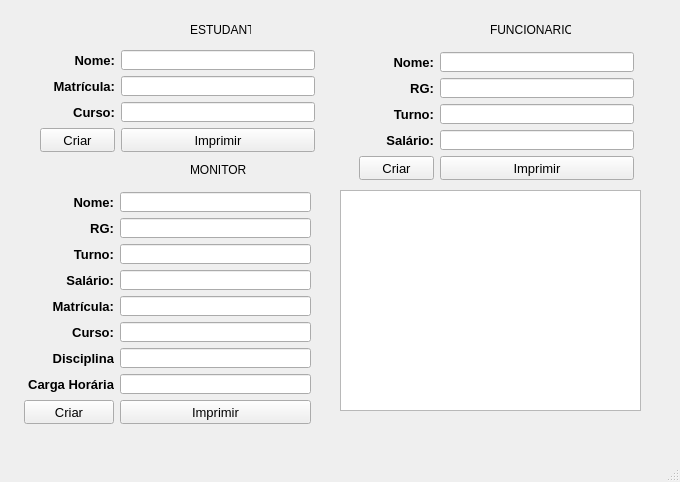
<?xml version="1.0" encoding="UTF-8"?>
<ui version="4.0">
 <class>MainWindow</class>
 <widget class="QMainWindow" name="MainWindow">
  <property name="geometry">
   <rect>
    <x>0</x>
    <y>0</y>
    <width>680</width>
    <height>482</height>
   </rect>
  </property>
  <property name="windowTitle">
   <string>MainWindow</string>
  </property>
  <widget class="QWidget" name="centralwidget">
   <widget class="QTextBrowser" name="saida">
    <property name="geometry">
     <rect>
      <x>340</x>
      <y>190</y>
      <width>301</width>
      <height>221</height>
     </rect>
    </property>
    <property name="font">
     <font>
      <pointsize>10</pointsize>
     </font>
    </property>
   </widget>
   <widget class="QLineEdit" name="monitorSalario">
    <property name="geometry">
     <rect>
      <x>120</x>
      <y>270</y>
      <width>191</width>
      <height>20</height>
     </rect>
    </property>
   </widget>
   <widget class="QLabel" name="label_17">
    <property name="geometry">
     <rect>
      <x>24</x>
      <y>374</y>
      <width>90</width>
      <height>20</height>
     </rect>
    </property>
    <property name="font">
     <font>
      <pointsize>10</pointsize>
      <weight>75</weight>
      <bold>true</bold>
     </font>
    </property>
    <property name="text">
     <string>Carga Horária</string>
    </property>
    <property name="alignment">
     <set>Qt::AlignRight|Qt::AlignTrailing|Qt::AlignVCenter</set>
    </property>
   </widget>
   <widget class="QLineEdit" name="monitorCarga">
    <property name="geometry">
     <rect>
      <x>120</x>
      <y>374</y>
      <width>191</width>
      <height>20</height>
     </rect>
    </property>
   </widget>
   <widget class="QLabel" name="label_12">
    <property name="geometry">
     <rect>
      <x>24</x>
      <y>296</y>
      <width>90</width>
      <height>20</height>
     </rect>
    </property>
    <property name="font">
     <font>
      <pointsize>10</pointsize>
      <weight>75</weight>
      <bold>true</bold>
     </font>
    </property>
    <property name="text">
     <string>Matrícula:</string>
    </property>
    <property name="alignment">
     <set>Qt::AlignRight|Qt::AlignTrailing|Qt::AlignVCenter</set>
    </property>
   </widget>
   <widget class="QLineEdit" name="monitorMatricula">
    <property name="geometry">
     <rect>
      <x>120</x>
      <y>296</y>
      <width>191</width>
      <height>20</height>
     </rect>
    </property>
   </widget>
   <widget class="QLineEdit" name="monitorNome">
    <property name="geometry">
     <rect>
      <x>120</x>
      <y>192</y>
      <width>191</width>
      <height>20</height>
     </rect>
    </property>
   </widget>
   <widget class="QLabel" name="label_15">
    <property name="geometry">
     <rect>
      <x>24</x>
      <y>270</y>
      <width>90</width>
      <height>20</height>
     </rect>
    </property>
    <property name="font">
     <font>
      <pointsize>10</pointsize>
      <weight>75</weight>
      <bold>true</bold>
     </font>
    </property>
    <property name="text">
     <string>Salário:</string>
    </property>
    <property name="alignment">
     <set>Qt::AlignRight|Qt::AlignTrailing|Qt::AlignVCenter</set>
    </property>
   </widget>
   <widget class="QLineEdit" name="monitorDisciplina">
    <property name="geometry">
     <rect>
      <x>120</x>
      <y>348</y>
      <width>191</width>
      <height>20</height>
     </rect>
    </property>
   </widget>
   <widget class="QLineEdit" name="monitorTurno">
    <property name="geometry">
     <rect>
      <x>120</x>
      <y>244</y>
      <width>191</width>
      <height>20</height>
     </rect>
    </property>
   </widget>
   <widget class="QLabel" name="label_11">
    <property name="geometry">
     <rect>
      <x>24</x>
      <y>322</y>
      <width>90</width>
      <height>20</height>
     </rect>
    </property>
    <property name="font">
     <font>
      <pointsize>10</pointsize>
      <weight>75</weight>
      <bold>true</bold>
     </font>
    </property>
    <property name="text">
     <string>Curso:</string>
    </property>
    <property name="alignment">
     <set>Qt::AlignRight|Qt::AlignTrailing|Qt::AlignVCenter</set>
    </property>
   </widget>
   <widget class="QLabel" name="label_10">
    <property name="geometry">
     <rect>
      <x>24</x>
      <y>192</y>
      <width>90</width>
      <height>20</height>
     </rect>
    </property>
    <property name="font">
     <font>
      <pointsize>10</pointsize>
      <weight>75</weight>
      <bold>true</bold>
     </font>
    </property>
    <property name="text">
     <string>Nome:</string>
    </property>
    <property name="alignment">
     <set>Qt::AlignRight|Qt::AlignTrailing|Qt::AlignVCenter</set>
    </property>
   </widget>
   <widget class="QLabel" name="label_14">
    <property name="geometry">
     <rect>
      <x>24</x>
      <y>244</y>
      <width>90</width>
      <height>20</height>
     </rect>
    </property>
    <property name="font">
     <font>
      <pointsize>10</pointsize>
      <weight>75</weight>
      <bold>true</bold>
     </font>
    </property>
    <property name="text">
     <string>Turno:</string>
    </property>
    <property name="alignment">
     <set>Qt::AlignRight|Qt::AlignTrailing|Qt::AlignVCenter</set>
    </property>
   </widget>
   <widget class="QLabel" name="label_18">
    <property name="geometry">
     <rect>
      <x>24</x>
      <y>348</y>
      <width>90</width>
      <height>20</height>
     </rect>
    </property>
    <property name="font">
     <font>
      <pointsize>10</pointsize>
      <weight>75</weight>
      <bold>true</bold>
     </font>
    </property>
    <property name="text">
     <string>Disciplina</string>
    </property>
    <property name="alignment">
     <set>Qt::AlignRight|Qt::AlignTrailing|Qt::AlignVCenter</set>
    </property>
   </widget>
   <widget class="QLineEdit" name="monitorRG">
    <property name="geometry">
     <rect>
      <x>120</x>
      <y>218</y>
      <width>191</width>
      <height>20</height>
     </rect>
    </property>
   </widget>
   <widget class="QLabel" name="label_13">
    <property name="geometry">
     <rect>
      <x>24</x>
      <y>218</y>
      <width>90</width>
      <height>20</height>
     </rect>
    </property>
    <property name="font">
     <font>
      <pointsize>10</pointsize>
      <weight>75</weight>
      <bold>true</bold>
     </font>
    </property>
    <property name="text">
     <string>RG:</string>
    </property>
    <property name="alignment">
     <set>Qt::AlignRight|Qt::AlignTrailing|Qt::AlignVCenter</set>
    </property>
   </widget>
   <widget class="QPushButton" name="monitorCriar">
    <property name="geometry">
     <rect>
      <x>24</x>
      <y>400</y>
      <width>90</width>
      <height>24</height>
     </rect>
    </property>
    <property name="font">
     <font>
      <pointsize>10</pointsize>
     </font>
    </property>
    <property name="text">
     <string>Criar</string>
    </property>
   </widget>
   <widget class="QLineEdit" name="monitorCurso">
    <property name="geometry">
     <rect>
      <x>120</x>
      <y>322</y>
      <width>191</width>
      <height>20</height>
     </rect>
    </property>
   </widget>
   <widget class="QPushButton" name="monitorIImprirmir">
    <property name="geometry">
     <rect>
      <x>120</x>
      <y>400</y>
      <width>191</width>
      <height>24</height>
     </rect>
    </property>
    <property name="font">
     <font>
      <pointsize>10</pointsize>
     </font>
    </property>
    <property name="text">
     <string>Imprimir</string>
    </property>
   </widget>
   <widget class="QLabel" name="label_7">
    <property name="geometry">
     <rect>
      <x>190</x>
      <y>160</y>
      <width>61</width>
      <height>20</height>
     </rect>
    </property>
    <property name="text">
     <string>MONITOR</string>
    </property>
   </widget>
   <widget class="QLabel" name="label_8">
    <property name="geometry">
     <rect>
      <x>359</x>
      <y>130</y>
      <width>75</width>
      <height>20</height>
     </rect>
    </property>
    <property name="font">
     <font>
      <pointsize>10</pointsize>
      <weight>75</weight>
      <bold>true</bold>
     </font>
    </property>
    <property name="text">
     <string>Salário:</string>
    </property>
    <property name="alignment">
     <set>Qt::AlignRight|Qt::AlignTrailing|Qt::AlignVCenter</set>
    </property>
   </widget>
   <widget class="QPushButton" name="funcionarioImprimir">
    <property name="geometry">
     <rect>
      <x>440</x>
      <y>156</y>
      <width>194</width>
      <height>24</height>
     </rect>
    </property>
    <property name="font">
     <font>
      <pointsize>10</pointsize>
     </font>
    </property>
    <property name="text">
     <string>Imprimir</string>
    </property>
   </widget>
   <widget class="QLabel" name="label_9">
    <property name="geometry">
     <rect>
      <x>359</x>
      <y>78</y>
      <width>75</width>
      <height>20</height>
     </rect>
    </property>
    <property name="font">
     <font>
      <pointsize>10</pointsize>
      <weight>75</weight>
      <bold>true</bold>
     </font>
    </property>
    <property name="text">
     <string>RG:</string>
    </property>
    <property name="alignment">
     <set>Qt::AlignRight|Qt::AlignTrailing|Qt::AlignVCenter</set>
    </property>
   </widget>
   <widget class="QPushButton" name="funcionarioCriar">
    <property name="geometry">
     <rect>
      <x>359</x>
      <y>156</y>
      <width>75</width>
      <height>24</height>
     </rect>
    </property>
    <property name="font">
     <font>
      <pointsize>10</pointsize>
     </font>
    </property>
    <property name="text">
     <string>Criar</string>
    </property>
   </widget>
   <widget class="QLineEdit" name="funcionarioTurno">
    <property name="geometry">
     <rect>
      <x>440</x>
      <y>104</y>
      <width>194</width>
      <height>20</height>
     </rect>
    </property>
   </widget>
   <widget class="QLineEdit" name="funcionarioRG">
    <property name="geometry">
     <rect>
      <x>440</x>
      <y>78</y>
      <width>194</width>
      <height>20</height>
     </rect>
    </property>
   </widget>
   <widget class="QLabel" name="label_6">
    <property name="geometry">
     <rect>
      <x>359</x>
      <y>104</y>
      <width>75</width>
      <height>20</height>
     </rect>
    </property>
    <property name="font">
     <font>
      <pointsize>10</pointsize>
      <weight>75</weight>
      <bold>true</bold>
     </font>
    </property>
    <property name="text">
     <string>Turno:</string>
    </property>
    <property name="alignment">
     <set>Qt::AlignRight|Qt::AlignTrailing|Qt::AlignVCenter</set>
    </property>
   </widget>
   <widget class="QLabel" name="label_5">
    <property name="geometry">
     <rect>
      <x>359</x>
      <y>52</y>
      <width>75</width>
      <height>20</height>
     </rect>
    </property>
    <property name="font">
     <font>
      <pointsize>10</pointsize>
      <weight>75</weight>
      <bold>true</bold>
     </font>
    </property>
    <property name="text">
     <string>Nome:</string>
    </property>
    <property name="alignment">
     <set>Qt::AlignRight|Qt::AlignTrailing|Qt::AlignVCenter</set>
    </property>
   </widget>
   <widget class="QLineEdit" name="funcionarioNome">
    <property name="geometry">
     <rect>
      <x>440</x>
      <y>52</y>
      <width>194</width>
      <height>20</height>
     </rect>
    </property>
   </widget>
   <widget class="QLineEdit" name="funcionarioSalario">
    <property name="geometry">
     <rect>
      <x>440</x>
      <y>130</y>
      <width>194</width>
      <height>20</height>
     </rect>
    </property>
   </widget>
   <widget class="QLineEdit" name="estudanteCurso">
    <property name="geometry">
     <rect>
      <x>121</x>
      <y>102</y>
      <width>194</width>
      <height>20</height>
     </rect>
    </property>
   </widget>
   <widget class="QLabel" name="label_4">
    <property name="geometry">
     <rect>
      <x>40</x>
      <y>102</y>
      <width>75</width>
      <height>20</height>
     </rect>
    </property>
    <property name="font">
     <font>
      <pointsize>10</pointsize>
      <weight>75</weight>
      <bold>true</bold>
     </font>
    </property>
    <property name="text">
     <string>Curso:</string>
    </property>
    <property name="alignment">
     <set>Qt::AlignRight|Qt::AlignTrailing|Qt::AlignVCenter</set>
    </property>
   </widget>
   <widget class="QLineEdit" name="estudanteNome">
    <property name="geometry">
     <rect>
      <x>121</x>
      <y>50</y>
      <width>194</width>
      <height>20</height>
     </rect>
    </property>
   </widget>
   <widget class="QLineEdit" name="estudanteMatricula">
    <property name="geometry">
     <rect>
      <x>121</x>
      <y>76</y>
      <width>194</width>
      <height>20</height>
     </rect>
    </property>
   </widget>
   <widget class="QLabel" name="label_3">
    <property name="geometry">
     <rect>
      <x>40</x>
      <y>76</y>
      <width>75</width>
      <height>20</height>
     </rect>
    </property>
    <property name="font">
     <font>
      <pointsize>10</pointsize>
      <weight>75</weight>
      <bold>true</bold>
     </font>
    </property>
    <property name="text">
     <string>Matrícula:</string>
    </property>
    <property name="alignment">
     <set>Qt::AlignRight|Qt::AlignTrailing|Qt::AlignVCenter</set>
    </property>
   </widget>
   <widget class="QPushButton" name="estudanteCriar">
    <property name="geometry">
     <rect>
      <x>40</x>
      <y>128</y>
      <width>75</width>
      <height>24</height>
     </rect>
    </property>
    <property name="font">
     <font>
      <pointsize>10</pointsize>
     </font>
    </property>
    <property name="text">
     <string>Criar</string>
    </property>
   </widget>
   <widget class="QPushButton" name="estudanteImprimir">
    <property name="geometry">
     <rect>
      <x>121</x>
      <y>128</y>
      <width>194</width>
      <height>24</height>
     </rect>
    </property>
    <property name="font">
     <font>
      <pointsize>10</pointsize>
     </font>
    </property>
    <property name="text">
     <string>Imprimir</string>
    </property>
   </widget>
   <widget class="QLabel" name="label_2">
    <property name="geometry">
     <rect>
      <x>40</x>
      <y>50</y>
      <width>75</width>
      <height>20</height>
     </rect>
    </property>
    <property name="font">
     <font>
      <pointsize>10</pointsize>
      <weight>75</weight>
      <bold>true</bold>
     </font>
    </property>
    <property name="text">
     <string>Nome:</string>
    </property>
    <property name="alignment">
     <set>Qt::AlignRight|Qt::AlignTrailing|Qt::AlignVCenter</set>
    </property>
   </widget>
   <widget class="QLabel" name="label">
    <property name="geometry">
     <rect>
      <x>190</x>
      <y>20</y>
      <width>61</width>
      <height>20</height>
     </rect>
    </property>
    <property name="text">
     <string>ESTUDANTE</string>
    </property>
   </widget>
   <widget class="QLabel" name="label_16">
    <property name="geometry">
     <rect>
      <x>490</x>
      <y>20</y>
      <width>81</width>
      <height>20</height>
     </rect>
    </property>
    <property name="text">
     <string>FUNCIONARIO</string>
    </property>
   </widget>
  </widget>
  <widget class="QMenuBar" name="menubar">
   <property name="geometry">
    <rect>
     <x>0</x>
     <y>0</y>
     <width>680</width>
     <height>21</height>
    </rect>
   </property>
  </widget>
  <widget class="QStatusBar" name="statusbar"/>
 </widget>
 <resources/>
 <connections/>
</ui>
